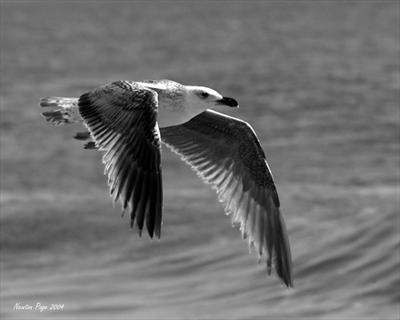
#> input picture project/code/Chapter_Three/img.jpg, 400 x 320 px, found by its file name
$ jupyter execute '3.1_仿射变换.ipynb'
#> lines starting #> are read from the running program, lines starting #| are printed output that depends on the picture
计算坐标点（40,50）为中心逆时针旋转30°仿射变换矩阵

[cell 1]
import numpy as np
import math
t = np.array([[1,0,40],[0,1,50],[0,0,1]],np.float32)
r = np.array([[math.cos(math.pi/6),math.sin(math.pi/6),0],[-math.sin(math.pi/6),math.cos(math.pi/6),0],[0,0,1]],np.float32)
A = np.dot(t,r)
A

三角函数表示太过冗余，想简化

利用矩阵法

[cell 2]
import cv2
A = cv2.getRotationMatrix2D((40,50),30,1)
A

Q:为什么第3列的数值不同？

python实现一系列图像变换操作，在已知仿射变换矩阵时， OpenCV提供函数实图像的仿射变换

cv2.warpAffine(src,M,dsize[, dst[, flags[, borderMode[, borderValue ]]]])

[cell 3]
# -*- coding: utf-8 -*-
import cv2
import numpy as np
import sys
#主函数
if __name__ == "__main__":
    image = cv2.imread("E:/project/opencv/project/code/Chapter_Three/img.jpg",cv2.IMREAD_GRAYSCALE)
#> image is the input picture: shape (320, 400); min 0, max 255, mean 111.5
    cv2.imwrite("img.jpg",image)

    #原图的高宽
    h,w=image.shape[:2]
#> h = 320; w = 400
    #仿射变换矩阵，缩小两倍
    A1 = np.array([[0.5,0,0],[0,0.5,0]],np.float32)
    d1 = cv2.warpAffine(image,A1,(w,h),borderValue=125)
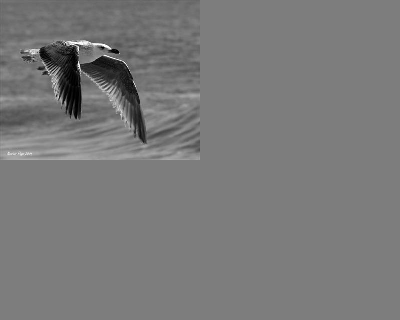
#> d1: shape (320, 400); min 0, max 255, mean 121.6
    #先缩小2倍再平移
    A2 = np.array([[0.5,0,w/4],[0,0.5,h/4]],np.float32)
#> A2 = [[0.5, 0, 100], [0, 0.5, 80]]
    d2 = cv2.warpAffine(image,A2,(w,h),borderValue=200) #borderValue代表变换后空白区域灰度值
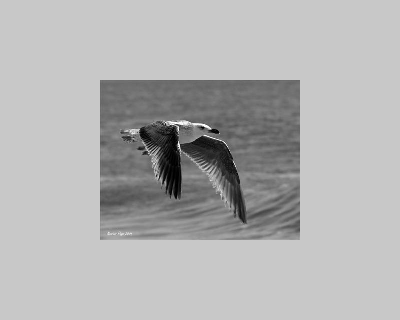
#> d2: shape (320, 400); min 0, max 255, mean 177.9
    #在d2基础上，绕图像的中心点逆时针旋转30度
    A3 = cv2.getRotationMatrix2D((w/2.0,h/2.0),30,1)
    d3 = cv2.warpAffine(d2,A3,(w,h),borderValue=255)
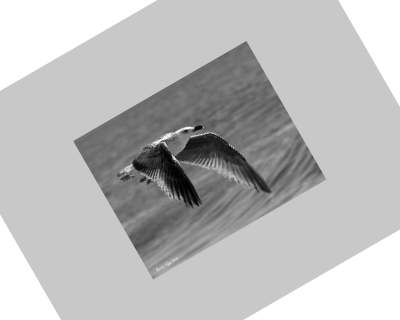
#> d3: shape (320, 400); min 0, max 255, mean 186.8
    cv2.imshow("image",image)
    cv2.imshow("d1",d1)
    cv2.imshow("d2",d2)
    cv2.imshow("d3",d3)
    cv2.waitKey(0)
    cv2.destroyAllWindows()

cv3.X中的rotate函x的rotate函数

利用cv2.rotate实现图像的旋转：

    cv2.ROTATE_90_CLOCKWISE:顺时针旋转90度

    cv2.ROTATE_180：顺时针旋转180度

    cv2.ROTATE_90_COUNTERCLOCKWISE：逆时针90度

[cell 4]
# -*-  coding: utf-8 -*-
import cv2
import sys
#主函数
if __name__ == "__main__":
    image = cv2.imread(r"E:\project\opencv\project\code\Chapter_Three\img.jpg",cv2.IMREAD_GRAYSCALE)
    #显示原图
    cv2.imshow("image",image)
    #图像旋转
    rimage_270 = cv2.rotate(image,cv2.ROTATE_90_COUNTERCLOCKWISE)
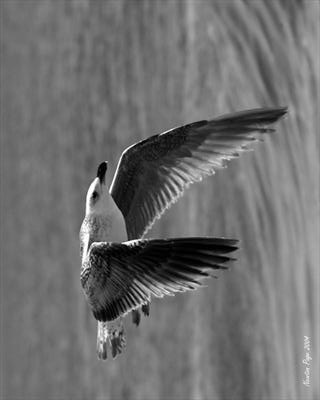
#> rimage_270: shape (400, 320); min 0, max 255, mean 111.5
    rimage_90 = cv2.rotate(image,cv2.ROTATE_90_CLOCKWISE)
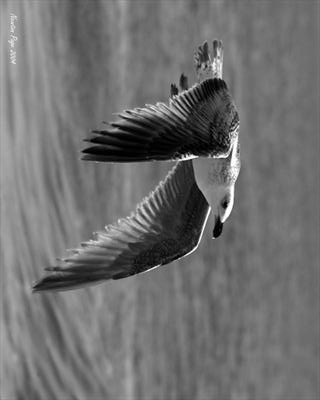
#> rimage_90: shape (400, 320); min 0, max 255, mean 111.5
    rimage_180 = cv2.rotate(image,cv2.ROTATE_180)
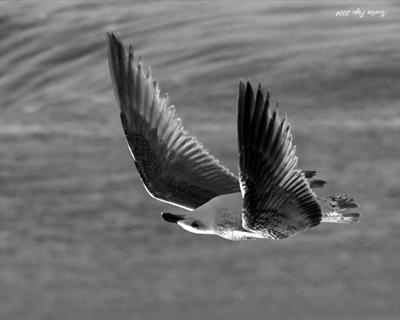
#> rimage_180: shape (320, 400); min 0, max 255, mean 111.5
    #显示结果
    cv2.imshow("90",rimage_90)
    cv2.imshow("180",rimage_180)
    cv2.imshow("270",rimage_270)
    cv2.waitKey(0)
    cv2.destroyAllWindows()
